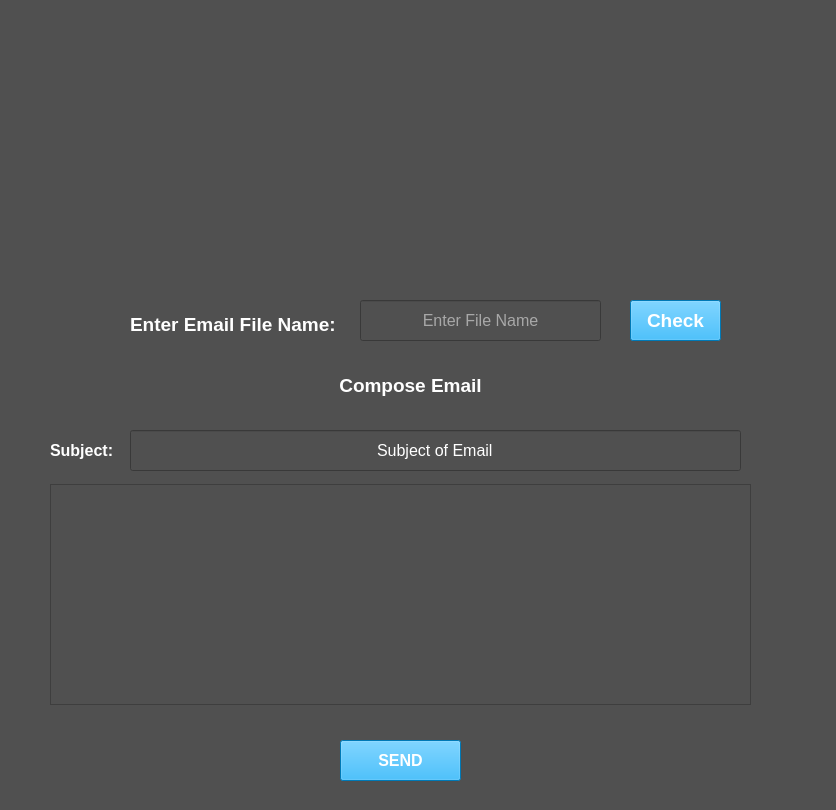
<?xml version="1.0" encoding="UTF-8"?>
<ui version="4.0">
 <class>MainWindow</class>
 <widget class="QMainWindow" name="MainWindow">
  <property name="geometry">
   <rect>
    <x>0</x>
    <y>0</y>
    <width>836</width>
    <height>810</height>
   </rect>
  </property>
  <property name="sizePolicy">
   <sizepolicy hsizetype="Fixed" vsizetype="Fixed">
    <horstretch>0</horstretch>
    <verstretch>0</verstretch>
   </sizepolicy>
  </property>
  <property name="windowTitle">
   <string>InboxIn</string>
  </property>
  <property name="windowIcon">
   <iconset>
    <normaloff>../../Pictures/lt.png</normaloff>../../Pictures/lt.png</iconset>
  </property>
  <property name="autoFillBackground">
   <bool>false</bool>
  </property>
  <property name="styleSheet">
   <string notr="true">background-color: rgb(80, 80, 80);</string>
  </property>
  <property name="documentMode">
   <bool>false</bool>
  </property>
  <widget class="QWidget" name="centralwidget">
   <widget class="QLabel" name="Logo">
    <property name="geometry">
     <rect>
      <x>280</x>
      <y>20</y>
      <width>291</width>
      <height>251</height>
     </rect>
    </property>
    <property name="text">
     <string/>
    </property>
    <property name="pixmap">
     <pixmap>../../Pictures/lt.png</pixmap>
    </property>
    <property name="scaledContents">
     <bool>true</bool>
    </property>
   </widget>
   <widget class="QLabel" name="filetxt">
    <property name="geometry">
     <rect>
      <x>130</x>
      <y>304</y>
      <width>210</width>
      <height>41</height>
     </rect>
    </property>
    <property name="font">
     <font>
      <pointsize>14</pointsize>
      <bold>true</bold>
     </font>
    </property>
    <property name="styleSheet">
     <string notr="true">color: rgb(255, 255, 255);</string>
    </property>
    <property name="text">
     <string>Enter Email File Name:</string>
    </property>
    <property name="scaledContents">
     <bool>true</bool>
    </property>
   </widget>
   <widget class="QLineEdit" name="emailfile">
    <property name="enabled">
     <bool>true</bool>
    </property>
    <property name="geometry">
     <rect>
      <x>360</x>
      <y>300</y>
      <width>241</width>
      <height>41</height>
     </rect>
    </property>
    <property name="font">
     <font>
      <pointsize>12</pointsize>
      <bold>false</bold>
     </font>
    </property>
    <property name="layoutDirection">
     <enum>Qt::LeftToRight</enum>
    </property>
    <property name="styleSheet">
     <string notr="true">color: rgb(255, 255, 255);
border-color: rgb(80,80,80);
qproperty-frame: false;</string>
    </property>
    <property name="alignment">
     <set>Qt::AlignCenter</set>
    </property>
    <property name="placeholderText">
     <string>Enter File Name</string>
    </property>
    <property name="clearButtonEnabled">
     <bool>false</bool>
    </property>
   </widget>
   <widget class="QPushButton" name="checkbtn">
    <property name="geometry">
     <rect>
      <x>630</x>
      <y>300</y>
      <width>91</width>
      <height>41</height>
     </rect>
    </property>
    <property name="font">
     <font>
      <pointsize>14</pointsize>
      <bold>true</bold>
     </font>
    </property>
    <property name="styleSheet">
     <string notr="true">color: rgb(255,255,255);
background-color: rgb(0, 170, 255);</string>
    </property>
    <property name="text">
     <string>Check</string>
    </property>
    <property name="checkable">
     <bool>false</bool>
    </property>
   </widget>
   <widget class="QLabel" name="label">
    <property name="geometry">
     <rect>
      <x>290</x>
      <y>370</y>
      <width>241</width>
      <height>31</height>
     </rect>
    </property>
    <property name="font">
     <font>
      <pointsize>14</pointsize>
      <bold>true</bold>
     </font>
    </property>
    <property name="styleSheet">
     <string notr="true">color: rgb(255,255,255);
</string>
    </property>
    <property name="text">
     <string>Compose Email</string>
    </property>
    <property name="alignment">
     <set>Qt::AlignCenter</set>
    </property>
   </widget>
   <widget class="QPushButton" name="submibtn">
    <property name="geometry">
     <rect>
      <x>340</x>
      <y>740</y>
      <width>121</width>
      <height>41</height>
     </rect>
    </property>
    <property name="font">
     <font>
      <pointsize>12</pointsize>
      <bold>true</bold>
     </font>
    </property>
    <property name="styleSheet">
     <string notr="true">background-color: rgb(0, 170, 255);
color: rgb(255, 255, 255);</string>
    </property>
    <property name="text">
     <string>SEND</string>
    </property>
    <property name="checkable">
     <bool>false</bool>
    </property>
   </widget>
   <widget class="QPlainTextEdit" name="emailtext">
    <property name="geometry">
     <rect>
      <x>50</x>
      <y>484</y>
      <width>701</width>
      <height>221</height>
     </rect>
    </property>
    <property name="font">
     <font>
      <pointsize>11</pointsize>
     </font>
    </property>
    <property name="styleSheet">
     <string notr="true">color: rgb(255, 255, 255);</string>
    </property>
   </widget>
   <widget class="QLineEdit" name="sub">
    <property name="enabled">
     <bool>true</bool>
    </property>
    <property name="geometry">
     <rect>
      <x>130</x>
      <y>430</y>
      <width>611</width>
      <height>41</height>
     </rect>
    </property>
    <property name="font">
     <font>
      <pointsize>12</pointsize>
      <bold>false</bold>
     </font>
    </property>
    <property name="layoutDirection">
     <enum>Qt::LeftToRight</enum>
    </property>
    <property name="styleSheet">
     <string notr="true">color: rgb(255, 255, 255);
border-color: rgb(80,80,80);
qproperty-frame: false;</string>
    </property>
    <property name="text">
     <string>Subject of Email</string>
    </property>
    <property name="alignment">
     <set>Qt::AlignCenter</set>
    </property>
    <property name="placeholderText">
     <string>Enter File Name</string>
    </property>
    <property name="clearButtonEnabled">
     <bool>false</bool>
    </property>
   </widget>
   <widget class="QLabel" name="filetxt_2">
    <property name="geometry">
     <rect>
      <x>50</x>
      <y>430</y>
      <width>71</width>
      <height>41</height>
     </rect>
    </property>
    <property name="font">
     <font>
      <pointsize>12</pointsize>
      <bold>true</bold>
     </font>
    </property>
    <property name="styleSheet">
     <string notr="true">color: rgb(255, 255, 255);</string>
    </property>
    <property name="text">
     <string>Subject:</string>
    </property>
    <property name="scaledContents">
     <bool>true</bool>
    </property>
   </widget>
  </widget>
  <widget class="QStatusBar" name="statusbar"/>
 </widget>
 <resources/>
 <connections/>
</ui>
